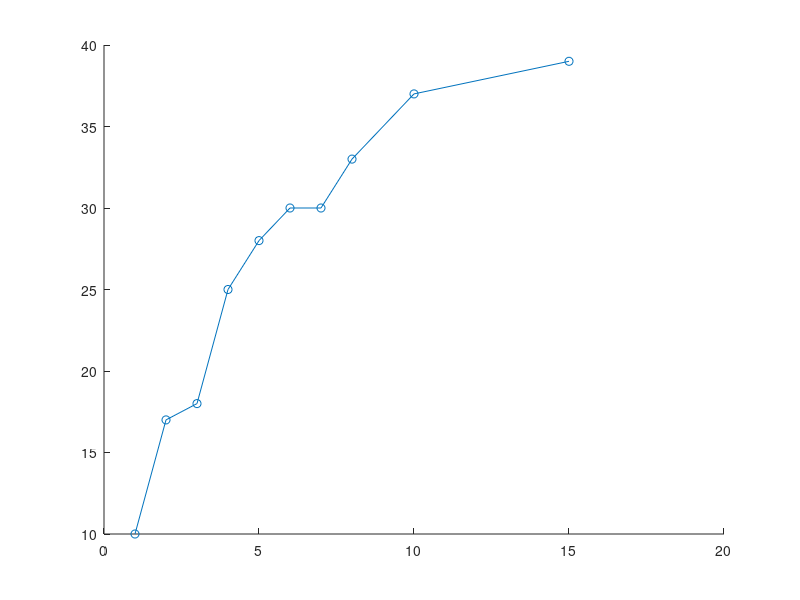

The MATLAB source for this figure: (Note: this script raises an error after producing the figure.)
%Lagrange Interpolation Polynomials Method
clear
clc
close all
% t = x = Time (sec) | L = y = Length (in)
x = [1, 2, 3, 4, 5, 6, 7, 8, 10, 15];
y = [10, 17, 18, 25, 28, 30, 30, 33, 37, 39];
%Lagrange Interpolation Polynomials Equation p2x = L1x*y1 + L2x*y2 + L3x*y3
n = length(x) - 1;
x1 = 4.5;
x2 = 8.9;
X1 = 0;
X2 = 0;
for i=1:n+1
    px = 1;
    for j=1:n+1
        if j~=i
            px = px*(x1 - x(j))/(x(i) - x(j));
        end
    end
    X1 = X1 + y(i)*px;
end
for i=1:n+1
    px2 = 1;
    for j=1:n+1
        if j~=i
            px2 = px2*(x2 - x(j))/(x(i) - x(j));
        end
    end
    X2 = X2 + y(i)*px2;
end
yp1 = X1;
yp2 = X2;
fprintf('Equation of Lagrange Interpolation: p1(x) = y(i)*%d',px)
fprintf('Equation of Lagrange Interpolation: p2(x) = y(i)*%d',px2)
disp('Length at 4.5 seconds: ')
Ans = X1
disp('Length at 8.9 seconds: ')
Ans = X2
%Plotting Graph
xg = linspace(x(1),x(end));
plot(x,y,'-o',4.5,X1,'X',8.9,X2,'X')
hold on
xlabel('Time (seconds)')
ylabel('Length (inches)')
